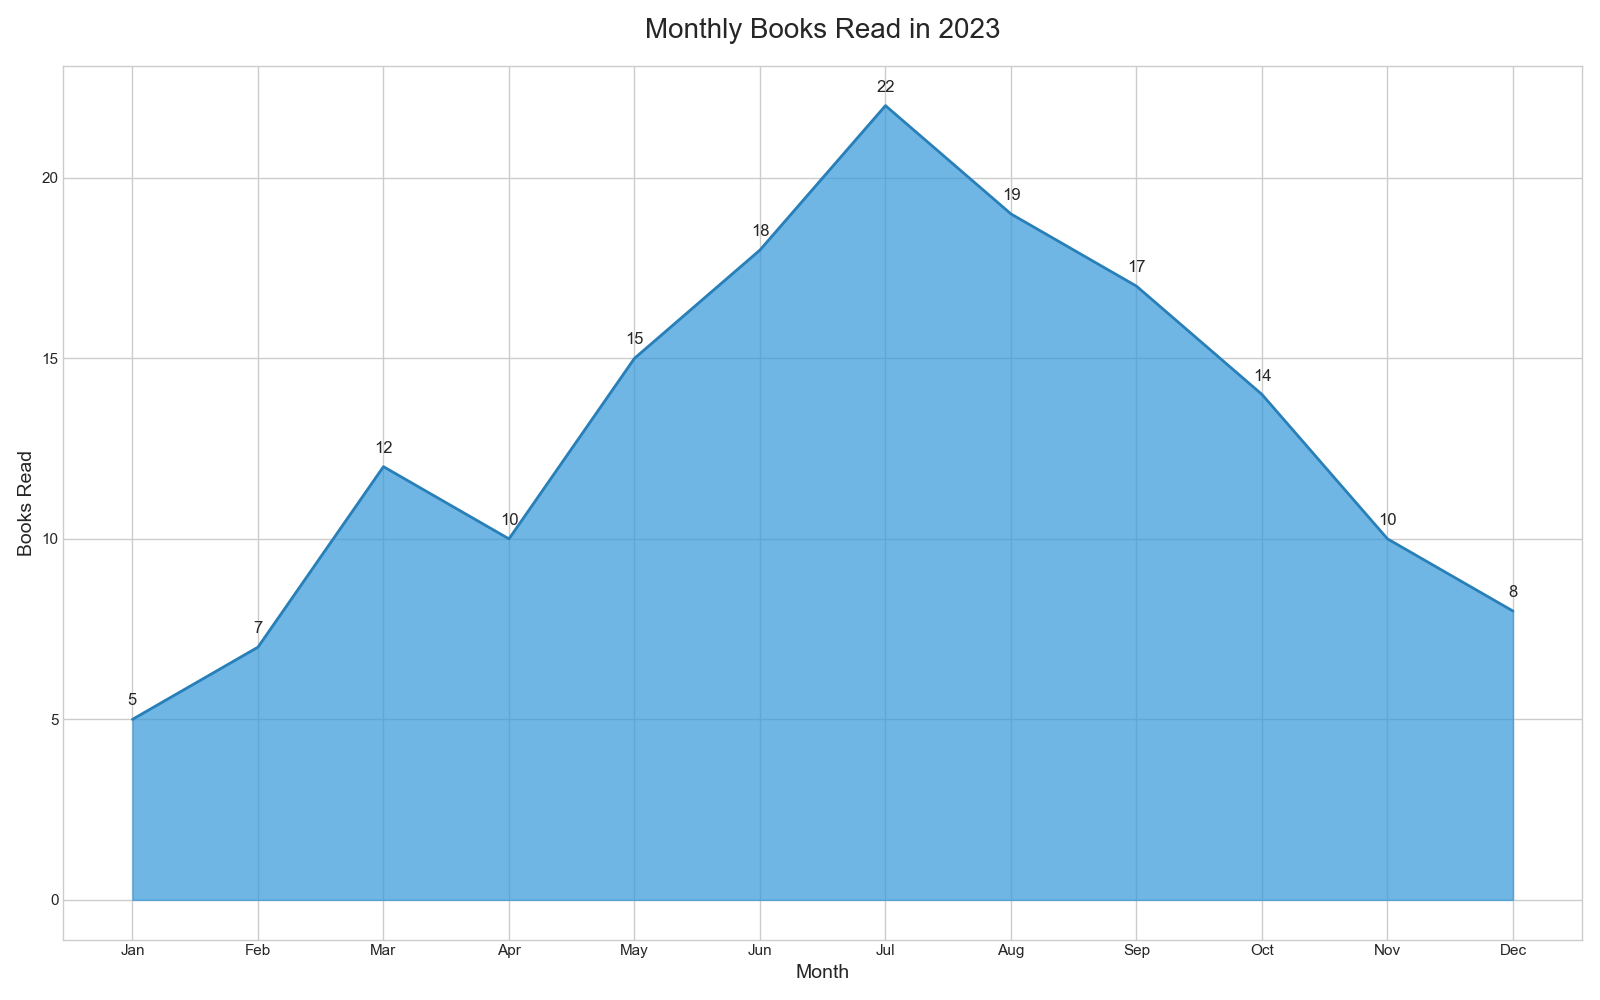

Write the Python code that produced this figure.

import matplotlib.pyplot as plt
import pandas as pd

# Data
data = {
    "Month": ["Jan", "Feb", "Mar", "Apr", "May", "Jun", "Jul", "Aug", "Sep", "Oct", "Nov", "Dec"],
    "Books_Read": [5, 7, 12, 10, 15, 18, 22, 19, 17, 14, 10, 8]
}

df = pd.DataFrame(data)

# Plot
plt.figure(figsize=(16, 10))
plt.fill_between(df["Month"], df["Books_Read"], color="#3498db", alpha=0.7)
plt.plot(df["Month"], df["Books_Read"], color="#2980b9", linewidth=2)

# Title and labels
plt.title("Monthly Books Read in 2023", fontsize=20, pad=20, loc='center')
plt.xlabel("Month", fontsize=14)
plt.ylabel("Books Read", fontsize=14)

# Annotation
for i, txt in enumerate(df["Books_Read"]):
    plt.annotate(txt, (df["Month"][i], df["Books_Read"][i]), textcoords="offset points", xytext=(0,10), ha='center')

plt.tight_layout()
plt.savefig("monthly_books_read_area_chart.png")
plt.show()
